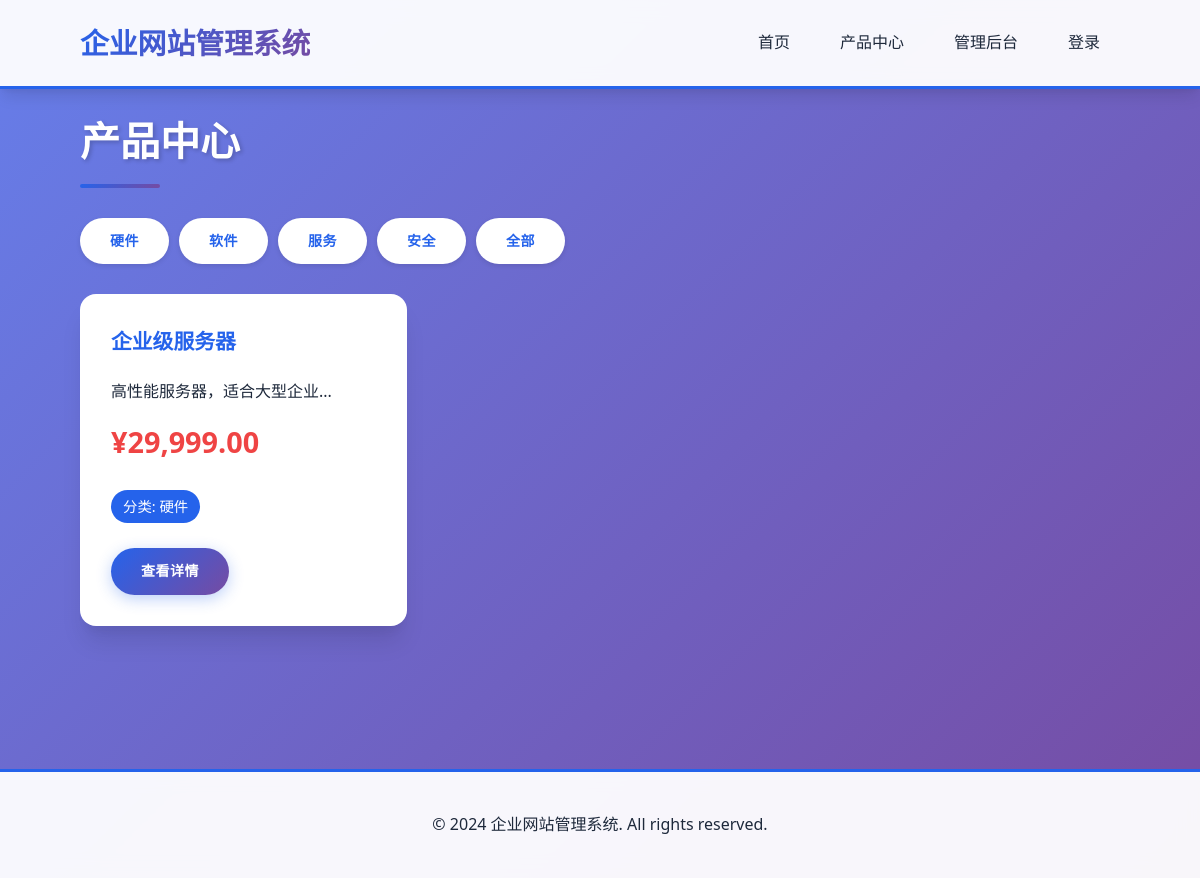
Screenshot of /products.php?category=硬件 with the database file from the repository.
### tables this page shows
CREATE TABLE IF NOT EXISTS products (
    id INT AUTO_INCREMENT PRIMARY KEY,
    name VARCHAR(100) NOT NULL,
    description TEXT,
    price DECIMAL(10,2),
    category VARCHAR(50),
    stock INT DEFAULT 0,
    image_url VARCHAR(255),
    created_at TIMESTAMP DEFAULT CURRENT_TIMESTAMP
);

### products.php (the view, shortened to what this page needs)
<?php
require_once 'config/database.php';
$category = isset($_GET['category']) ? $_GET['category'] : '';
if($category) {
    $sql = "SELECT * FROM products WHERE category = '$category' ORDER BY name";
} else {
    $sql = "SELECT * FROM products ORDER BY name";
}
$result = $pdo->query($sql);
$products = $result->fetchAll(PDO::FETCH_ASSOC);
include 'includes/header.php';
?>
<h2>产品中心</h2>
<div class="category-filter" style="margin: 20px 0;">
    <a href="/OA/products.php?category=硬件" class="btn">硬件</a>
    <a href="/OA/products.php?category=软件" class="btn">软件</a>
    <a href="/OA/products.php?category=服务" class="btn">服务</a>
    <a href="/OA/products.php?category=安全" class="btn">安全</a>
    <a href="/OA/products.php" class="btn">全部</a>
</div>
<div class="product-grid">
    <?php foreach($products as $product): ?>
    <div class="product-card">
        <h3><?php echo htmlspecialchars($product['name']); ?></h3>
        <p><?php echo htmlspecialchars(substr($product['description'], 0, 100)); ?>...</p>
        <div class="price">¥<?php echo number_format($product['price'], 2); ?></div>
        <div class="category">分类: <?php echo htmlspecialchars($product['category']); ?></div>
        <div style="margin-top: 15px;">
            <a href="/OA/product_detail.php?id=<?php echo $product['id']; ?>" class="btn">查看详情</a>
        </div>
    </div>
    <?php endforeach; ?>
</div>
<?php include 'includes/footer.php'; ?>

### assets/style.css (style rules this page uses)
:root { --primary-color: #2563eb; --primary-dark: #1e40af; --secondary-color: #64748b; --success-color: #10b981; --danger-color: #ef4444; --dark-color: #1e293b; --light-color: #f8fafc; --border-color: #e2e8f0; --shadow: 0 10px 15px -3px rgba(0, 0, 0, 0.1), 0 4px 6px -2px rgba(0, 0, 0, 0.05); --shadow-lg: 0 20px 25px -5px rgba(0, 0, 0, 0.1), 0 10px 10px -5px rgba(0, 0, 0, 0.04); }
* { margin: 0; padding: 0; box-sizing: border-box; }
body { font-family: 'Segoe UI', 'Microsoft YaHei', -apple-system, BlinkMacSystemFont, sans-serif; line-height: 1.6; color: var(--dark-color); background: linear-gradient(135deg, #667eea 0%, #764ba2 100%); min-height: 100vh; }
.welcome-section, .news-item, .product-card, .login-form, .admin-panel { background: white; border-radius: 16px; padding: 30px; box-shadow: var(--shadow-lg); margin-bottom: 30px; transition: transform 0.3s ease, box-shadow 0.3s ease; border: 1px solid rgba(255, 255, 255, 0.2); }
h2 { font-size: 2.5em; margin-bottom: 30px; color: white; text-shadow: 2px 2px 4px rgba(0, 0, 0, 0.2); position: relative; padding-bottom: 15px; }
h2::after { content: ''; position: absolute; bottom: 0; left: 0; width: 80px; height: 4px; background: linear-gradient(135deg, var(--primary-color), #764ba2); border-radius: 2px; }
h3 { font-size: 1.5em; margin-bottom: 20px; color: var(--dark-color); }
.product-grid { display: grid; grid-template-columns: repeat(auto-fill, minmax(300px, 1fr)); gap: 30px; margin-top: 30px; }
.product-card h3 { color: var(--primary-color); font-size: 1.3em; }
.product-card .price { color: var(--danger-color); font-size: 1.8em; font-weight: bold; margin: 15px 0; }
.product-card .category { display: inline-block; padding: 5px 12px; background: var(--primary-color); color: white; border-radius: 20px; font-size: 0.9em; margin: 10px 0; }
.btn { display: inline-block; padding: 12px 30px; background: linear-gradient(135deg, var(--primary-color), #764ba2); color: white; text-decoration: none; border-radius: 50px; border: none; cursor: pointer; transition: all 0.3s ease; font-weight: 600; text-transform: uppercase; letter-spacing: 0.5px; font-size: 14px; box-shadow: 0 4px 15px rgba(37, 99, 235, 0.3); }
.category-filter { display: flex; gap: 10px; flex-wrap: wrap; margin: 30px 0; }
.category-filter .btn { background: white; color: var(--primary-color); box-shadow: 0 2px 5px rgba(0, 0, 0, 0.1); }
.welcome-section, .news-item, .product-card, .login-form { animation: fadeIn 0.6s ease-out; }

### rows the page displays
products: name "企业级服务器", description "高性能服务器，适合大型企业", price "29,999.00", category "硬件"
